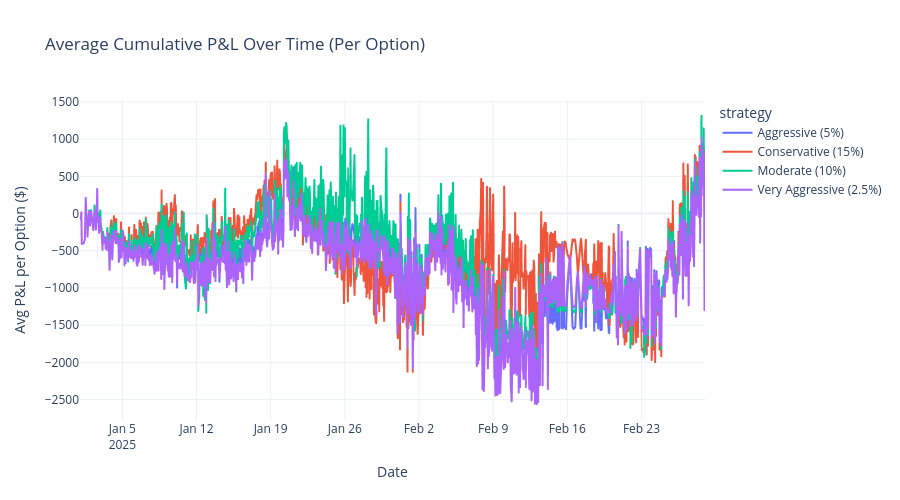
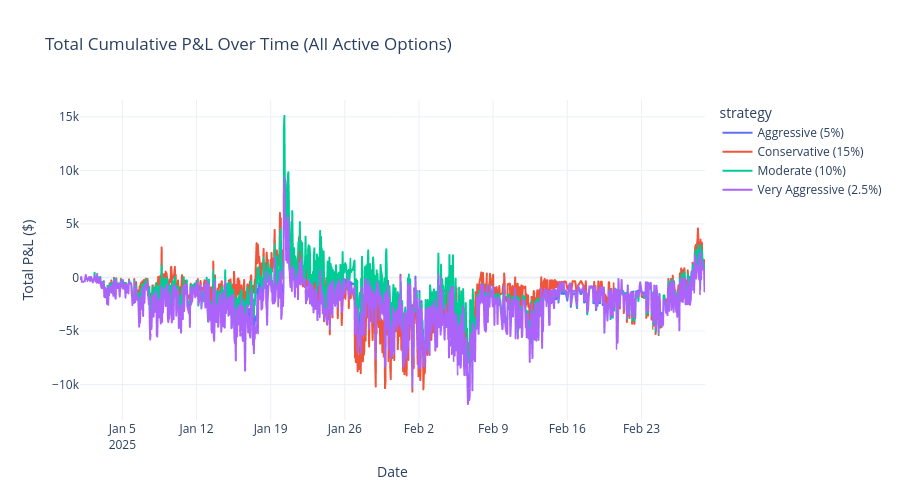
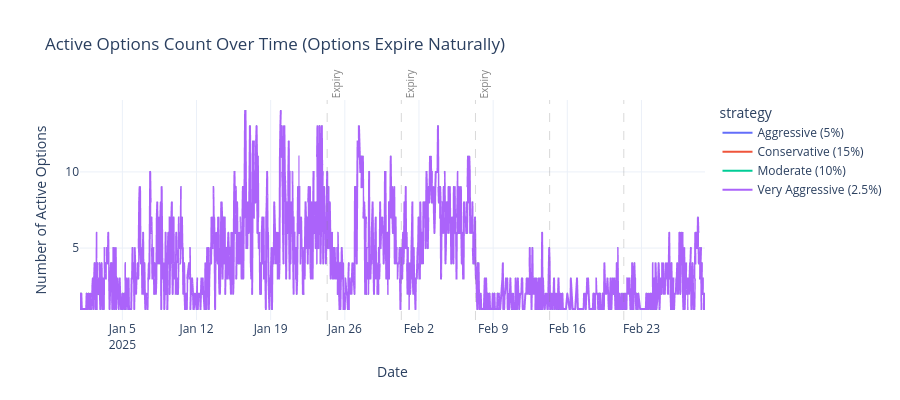

The notebook cell these images were saved under, in order:
### Code cell
# Build P&L over time from raw results (cumulative level aggregation)
import pandas as pd
import plotly.express as px
import plotly.graph_objects as go

# Normalize raw_results into a list of (strategy, result) pairs
pairs = []
if isinstance(raw_results_map, dict):
    for strat, res_list in raw_results_map.items():
        for res in (res_list or []):
            pairs.append((strat, res))
elif isinstance(raw_results_map, list):
    for res in raw_results_map:
        strat = getattr(res, 'strategy_name', None) or getattr(res, 'strategy', None) or 'Strategy'
        pairs.append((strat, res))
else:
    pairs = []

# Aggregate P&L histories
rows = []
option_metadata = []
for strat, res in pairs:
    if res is None or getattr(res, 'pnl_history', None) is None:
        continue
    ts_df = res.pnl_history
    if ts_df is None or ts_df.empty or 'timestamp' not in ts_df.columns or 'total_pnl' not in ts_df.columns:
        continue
    ts = ts_df[['timestamp', 'total_pnl']].copy()
    ts['strategy'] = strat
    ts['symbol'] = getattr(res, 'option_symbol', None)
    rows.append(ts)
    
    # Track option lifecycle metadata
    option_metadata.append({
        'strategy': strat,
        'symbol': getattr(res, 'option_symbol', None),
        'strike': getattr(res, 'strike', None),
        'expiry': getattr(res, 'expiry', None),
        'start_time': ts_df['timestamp'].min(),
        'end_time': ts_df['timestamp'].max(),
        'final_pnl': getattr(res, 'total_pnl', None)
    })

if not rows:
    print('No raw pnl histories available to aggregate.')
else:
    ts_raw = pd.concat(rows, ignore_index=True)
    metadata_df = pd.DataFrame(option_metadata)
    
    # Group by strategy and timestamp, taking the mean of already-cumulative total_pnl values
    # (total_pnl in pnl_history is already cumulative for each option)
    ts_agg = (
        ts_raw.groupby(['strategy', 'timestamp'])
              .agg(avg_cumulative_pnl=('total_pnl', 'mean'),  # Average of cumulative P&Ls
                   sum_cumulative_pnl=('total_pnl', 'sum'),   # Sum of cumulative P&Ls
                   active_options=('total_pnl', 'count'))
              .reset_index()
              .sort_values(['strategy', 'timestamp'])
    )

    # Create the visualization with the correct cumulative values
    fig = px.line(ts_agg, x='timestamp', y='avg_cumulative_pnl', color='strategy',
                  title='Average Cumulative P&L Over Time (Per Option)',
                  labels={'avg_cumulative_pnl': 'Avg P&L per Option ($)', 'timestamp': 'Date'})
    fig.update_layout(height=500)
    fig.show()
    
    # Also show total cumulative P&L across all options
    fig_total = px.line(ts_agg, x='timestamp', y='sum_cumulative_pnl', color='strategy',
                        title='Total Cumulative P&L Over Time (All Active Options)',
                        labels={'sum_cumulative_pnl': 'Total P&L ($)', 'timestamp': 'Date'})
    fig_total.update_layout(height=500)
    fig_total.show()

    # Enhanced active options visualization
    fig_active = px.line(ts_agg, x='timestamp', y='active_options', color='strategy',
                         title='Active Options Count Over Time (Options Expire Naturally)',
                         labels={'active_options': 'Number of Active Options', 'timestamp': 'Date'})
    
    # Add vertical lines for expiry dates using shapes instead of add_vline
    if not metadata_df.empty:
        # Get the time range of the plot
        min_time = ts_agg['timestamp'].min()
        max_time = ts_agg['timestamp'].max()
        
        # Get unique expiry dates
        metadata_df['expiry'] = pd.to_datetime(metadata_df['expiry'])
        expiry_dates = metadata_df['expiry'].dropna().unique()
        
        # Filter expiries to only those within the timeframe
        expiry_dates_in_range = [exp for exp in expiry_dates if min_time <= exp <= max_time]
        
        # Add vertical lines as shapes
        shapes = []
        annotations = []
        for i, expiry in enumerate(sorted(expiry_dates_in_range)):
            shapes.append(dict(
                type='line',
                x0=expiry, x1=expiry,
                y0=0, y1=1,
                yref='paper',
                line=dict(color='gray', width=1, dash='dash'),
                opacity=0.3
            ))
            # Add annotation for first few expiries only
            if i < 3:
                annotations.append(dict(
                    x=expiry,
                    y=1,
                    yref='paper',
                    text='Expiry',
                    showarrow=False,
                    textangle=-90,
                    xanchor='left',
                    yanchor='bottom',
                    font=dict(size=10, color='gray')
                ))
        
        fig_active.update_layout(shapes=shapes, annotations=annotations)
    
    fig_active.update_layout(height=400, showlegend=True)
    fig_active.show()
    
    # Print lifecycle analysis
    print("\n📊 Option Lifecycle Analysis:")
    print("=" * 50)
    print(f"Total options traded: {len(metadata_df['symbol'].unique())}")
    print(f"Options expiring during simulation: Expected behavior")
    print("\nNote: The decreasing option count is EXPECTED as options naturally")
    print("expire throughout the simulation period. In production, you would")
    print("continuously roll to new options as old ones approach expiry.")
    
    # Show expiry schedule (only those within the simulation timeframe)
    if not metadata_df.empty:
        min_time = ts_agg['timestamp'].min()
        max_time = ts_agg['timestamp'].max()
        
        expiry_schedule = metadata_df.groupby('expiry').size().reset_index(name='count')
        expiry_schedule = expiry_schedule.sort_values('expiry')
        # Filter to show only expiries within the simulation timeframe
        expiry_schedule = expiry_schedule[(expiry_schedule['expiry'] >= min_time) & 
                                          (expiry_schedule['expiry'] <= max_time)]
        
        print("\n📅 Option Expiry Schedule (within simulation period):")
        for _, row in expiry_schedule.head(10).iterrows():
            if pd.notna(row['expiry']):
                print(f"  {pd.Timestamp(row['expiry']).date()}: {row['count']} options expire")
    
    # Print final P&L values
    print("\n📊 Final P&L Values (at last timestamp with data):")
    print("=" * 50)
    final_values = ts_agg.groupby('strategy').last()
    for strategy in final_values.index:
        row = final_values.loc[strategy]
        print(f"{strategy}:")
        print(f"  Average P&L per option: ${row['avg_cumulative_pnl']:,.2f}")
        print(f"  Total P&L: ${row['sum_cumulative_pnl']:,.2f}")
        print(f"  Active options: {int(row['active_options'])}")

### Figure 1 — Plotly figure (JSON) as saved in the notebook; plotly's stock layout.template omitted (floating-point values rounded to 4 significant figures; data arrays with more than 128 entries replaced by an {"elided": "..."} marker saying what was removed)
{"data": [{"hovertemplate": "strategy=Aggressive (5%)<br>Date=%{x}<br>Avg P&L per Option ($)=%{y}<extra></extra>", "legendgroup": "Aggressive (5%)", "line": {"color": "#636efa", "dash": "solid"}, "marker": {"symbol": "circle"}, "mode": "lines", "name": "Aggressive (5%)", "showlegend": true, "type": "scattergl", "x": {"elided": "1270 str values"}, "xaxis": "x", "y": {"elided": "1270 float values"}, "yaxis": "y"}, {"hovertemplate": "strategy=Conservative (15%)<br>Date=%{x}<br>Avg P&L per Option ($)=%{y}<extra></extra>", "legendgroup": "Conservative (15%)", "line": {"color": "#EF553B", "dash": "solid"}, "marker": {"symbol": "circle"}, "mode": "lines", "name": "Conservative (15%)", "showlegend": true, "type": "scattergl", "x": {"elided": "1270 str values"}, "xaxis": "x", "y": {"elided": "1270 float values"}, "yaxis": "y"}, {"hovertemplate": "strategy=Moderate (10%)<br>Date=%{x}<br>Avg P&L per Option ($)=%{y}<extra></extra>", "legendgroup": "Moderate (10%)", "line": {"color": "#00cc96", "dash": "solid"}, "marker": {"symbol": "circle"}, "mode": "lines", "name": "Moderate (10%)", "showlegend": true, "type": "scattergl", "x": {"elided": "1270 str values"}, "xaxis": "x", "y": {"elided": "1270 float values"}, "yaxis": "y"}, {"hovertemplate": "strategy=Very Aggressive (2.5%)<br>Date=%{x}<br>Avg P&L per Option ($)=%{y}<extra></extra>", "legendgroup": "Very Aggressive (2.5%)", "line": {"color": "#ab63fa", "dash": "solid"}, "marker": {"symbol": "circle"}, "mode": "lines", "name": "Very Aggressive (2.5%)", "showlegend": true, "type": "scattergl", "x": {"elided": "1270 str values"}, "xaxis": "x", "y": {"elided": "1270 float values"}, "yaxis": "y"}], "layout": {"height": 500, "legend": {"title": {"text": "strategy"}, "tracegroupgap": 0}, "title": {"text": "Average Cumulative P&L Over Time (Per Option)"}, "xaxis": {"anchor": "y", "domain": [0.0, 1.0], "title": {"text": "Date"}}, "yaxis": {"anchor": "x", "domain": [0.0, 1.0], "title": {"text": "Avg P&L per Option ($)"}}}}

### Figure 2 — Plotly figure (JSON) as saved in the notebook; plotly's stock layout.template omitted (floating-point values rounded to 4 significant figures; data arrays with more than 128 entries replaced by an {"elided": "..."} marker saying what was removed)
{"data": [{"hovertemplate": "strategy=Aggressive (5%)<br>Date=%{x}<br>Total P&L ($)=%{y}<extra></extra>", "legendgroup": "Aggressive (5%)", "line": {"color": "#636efa", "dash": "solid"}, "marker": {"symbol": "circle"}, "mode": "lines", "name": "Aggressive (5%)", "showlegend": true, "type": "scattergl", "x": {"elided": "1270 str values"}, "xaxis": "x", "y": {"elided": "1270 float values"}, "yaxis": "y"}, {"hovertemplate": "strategy=Conservative (15%)<br>Date=%{x}<br>Total P&L ($)=%{y}<extra></extra>", "legendgroup": "Conservative (15%)", "line": {"color": "#EF553B", "dash": "solid"}, "marker": {"symbol": "circle"}, "mode": "lines", "name": "Conservative (15%)", "showlegend": true, "type": "scattergl", "x": {"elided": "1270 str values"}, "xaxis": "x", "y": {"elided": "1270 float values"}, "yaxis": "y"}, {"hovertemplate": "strategy=Moderate (10%)<br>Date=%{x}<br>Total P&L ($)=%{y}<extra></extra>", "legendgroup": "Moderate (10%)", "line": {"color": "#00cc96", "dash": "solid"}, "marker": {"symbol": "circle"}, "mode": "lines", "name": "Moderate (10%)", "showlegend": true, "type": "scattergl", "x": {"elided": "1270 str values"}, "xaxis": "x", "y": {"elided": "1270 float values"}, "yaxis": "y"}, {"hovertemplate": "strategy=Very Aggressive (2.5%)<br>Date=%{x}<br>Total P&L ($)=%{y}<extra></extra>", "legendgroup": "Very Aggressive (2.5%)", "line": {"color": "#ab63fa", "dash": "solid"}, "marker": {"symbol": "circle"}, "mode": "lines", "name": "Very Aggressive (2.5%)", "showlegend": true, "type": "scattergl", "x": {"elided": "1270 str values"}, "xaxis": "x", "y": {"elided": "1270 float values"}, "yaxis": "y"}], "layout": {"height": 500, "legend": {"title": {"text": "strategy"}, "tracegroupgap": 0}, "title": {"text": "Total Cumulative P&L Over Time (All Active Options)"}, "xaxis": {"anchor": "y", "domain": [0.0, 1.0], "title": {"text": "Date"}}, "yaxis": {"anchor": "x", "domain": [0.0, 1.0], "title": {"text": "Total P&L ($)"}}}}

### Figure 3 — Plotly figure (JSON) as saved in the notebook; plotly's stock layout.template omitted (floating-point values rounded to 4 significant figures; data arrays with more than 128 entries replaced by an {"elided": "..."} marker saying what was removed)
{"data": [{"hovertemplate": "strategy=Aggressive (5%)<br>Date=%{x}<br>Number of Active Options=%{y}<extra></extra>", "legendgroup": "Aggressive (5%)", "line": {"color": "#636efa", "dash": "solid"}, "marker": {"symbol": "circle"}, "mode": "lines", "name": "Aggressive (5%)", "showlegend": true, "type": "scattergl", "x": {"elided": "1270 str values"}, "xaxis": "x", "y": {"elided": "1270 int values"}, "yaxis": "y"}, {"hovertemplate": "strategy=Conservative (15%)<br>Date=%{x}<br>Number of Active Options=%{y}<extra></extra>", "legendgroup": "Conservative (15%)", "line": {"color": "#EF553B", "dash": "solid"}, "marker": {"symbol": "circle"}, "mode": "lines", "name": "Conservative (15%)", "showlegend": true, "type": "scattergl", "x": {"elided": "1270 str values"}, "xaxis": "x", "y": {"elided": "1270 int values"}, "yaxis": "y"}, {"hovertemplate": "strategy=Moderate (10%)<br>Date=%{x}<br>Number of Active Options=%{y}<extra></extra>", "legendgroup": "Moderate (10%)", "line": {"color": "#00cc96", "dash": "solid"}, "marker": {"symbol": "circle"}, "mode": "lines", "name": "Moderate (10%)", "showlegend": true, "type": "scattergl", "x": {"elided": "1270 str values"}, "xaxis": "x", "y": {"elided": "1270 int values"}, "yaxis": "y"}, {"hovertemplate": "strategy=Very Aggressive (2.5%)<br>Date=%{x}<br>Number of Active Options=%{y}<extra></extra>", "legendgroup": "Very Aggressive (2.5%)", "line": {"color": "#ab63fa", "dash": "solid"}, "marker": {"symbol": "circle"}, "mode": "lines", "name": "Very Aggressive (2.5%)", "showlegend": true, "type": "scattergl", "x": {"elided": "1270 str values"}, "xaxis": "x", "y": {"elided": "1270 int values"}, "yaxis": "y"}], "layout": {"annotations": [{"font": {"color": "gray", "size": 10}, "showarrow": false, "text": "Expiry", "textangle": -90, "x": "2025-01-24T08:00:00", "xanchor": "left", "y": 1, "yanchor": "bottom", "yref": "paper"}, {"font": {"color": "gray", "size": 10}, "showarrow": false, "text": "Expiry", "textangle": -90, "x": "2025-01-31T08:00:00", "xanchor": "left", "y": 1, "yanchor": "bottom", "yref": "paper"}, {"font": {"color": "gray", "size": 10}, "showarrow": false, "text": "Expiry", "textangle": -90, "x": "2025-02-07T08:00:00", "xanchor": "left", "y": 1, "yanchor": "bottom", "yref": "paper"}], "height": 400, "legend": {"title": {"text": "strategy"}, "tracegroupgap": 0}, "shapes": [{"line": {"color": "gray", "dash": "dash", "width": 1}, "opacity": 0.3, "type": "line", "x0": "2025-01-24T08:00:00", "x1": "2025-01-24T08:00:00", "y0": 0, "y1": 1, "yref": "paper"}, {"line": {"color": "gray", "dash": "dash", "width": 1}, "opacity": 0.3, "type": "line", "x0": "2025-01-31T08:00:00", "x1": "2025-01-31T08:00:00", "y0": 0, "y1": 1, "yref": "paper"}, {"line": {"color": "gray", "dash": "dash", "width": 1}, "opacity": 0.3, "type": "line", "x0": "2025-02-07T08:00:00", "x1": "2025-02-07T08:00:00", "y0": 0, "y1": 1, "yref": "paper"}, {"line": {"color": "gray", "dash": "dash", "width": 1}, "opacity": 0.3, "type": "line", "x0": "2025-02-14T08:00:00", "x1": "2025-02-14T08:00:00", "y0": 0, "y1": 1, "yref": "paper"}, {"line": {"color": "gray", "dash": "dash", "width": 1}, "opacity": 0.3, "type": "line", "x0": "2025-02-21T08:00:00", "x1": "2025-02-21T08:00:00", "y0": 0, "y1": 1, "yref": "paper"}], "showlegend": true, "title": {"text": "Active Options Count Over Time (Options Expire Naturally)"}, "xaxis": {"anchor": "y", "domain": [0.0, 1.0], "title": {"text": "Date"}}, "yaxis": {"anchor": "x", "domain": [0.0, 1.0], "title": {"text": "Number of Active Options"}}}}
